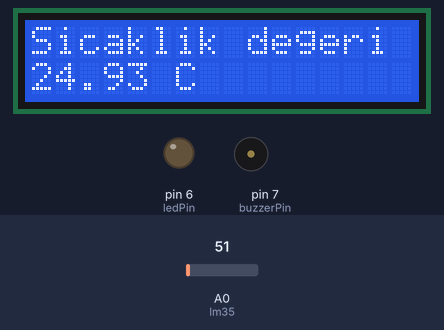
Bench run of a sketch on a simulated Arduino Uno, built with avr-gcc and run on an emulated ATmega328P. Parts: 16×2 character LCD, output pins drawn as LEDs (lit = HIGH), buzzer (waves = sounding, pin HIGH). The inputs (shaded band) are chosen by the test bench; at power-on: A0 (lm35) = 51.

Above: at 1.2 s.
1.3 s: A0 (lm35) set to 54
At 2.8 s:
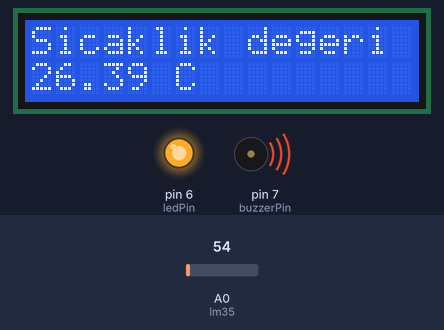
7.3 s: A0 (lm35) set to 61
At 10.5 s:
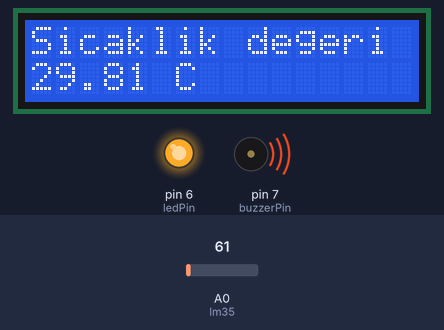
13.3 s: A0 (lm35) set to 71
At 15.0 s:
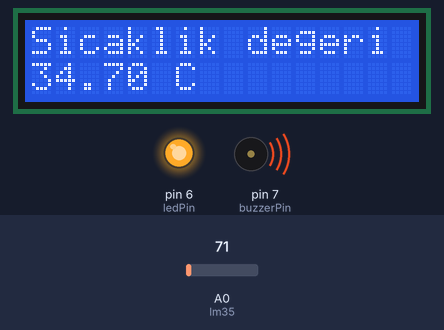
Timing chart, 0 to 23.5 s (numbered marks = the images above; inputs shaded):
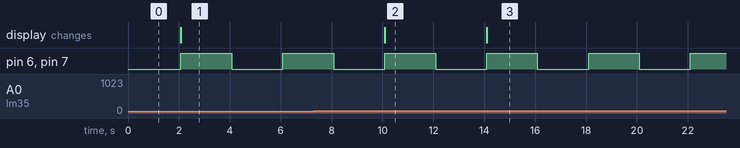

Measured:
- the behaviour switches between 51 and 52 on A0 (lm35) (found by bisection; images 0 and 1)
- after the input at 1.3 s, pin 6 (ledPin), pin 7 (buzzerPin): LOW → HIGH after 0.77 s, → LOW 2.0 s later, → HIGH 2.0 s later; the display: changes after 0.77 s (image 1)
- after the input at 7.3 s, the display: changes after 2.8 s (image 2)
- after the input at 13.3 s, the display: changes after 0.79 s (image 3)

The sketch:

lcd_lm35.ino
```cpp
#include <LiquidCrystal.h>
int ledPin = 6;
int buzzerPin = 7;
int lm35 = A0;
int zaman = 2000;
float lm35deger;
float sicaklikGerilim;
float sicaklik;
int rs = 12, en = 11, d4 = 5, d5 = 4, d6 = 3, d7 = 2;
LiquidCrystal lcd(rs, en, d4, d5, d6, d7);

void setup() {
  pinMode(lm35, INPUT);
  pinMode(6, OUTPUT);
  pinMode(7, OUTPUT);
  lcd.begin(16, 2);

}

void loop() {
  lm35deger = analogRead(A0);
  sicaklikGerilim = (5000.0 / 1023.0) * lm35deger;
  sicaklik = sicaklikGerilim / 10.0;

  lcd.clear();
  lcd.setCursor(0, 0);
  lcd.print("Sicaklik degeri");
  lcd.setCursor(0, 1);
  lcd.print(sicaklik);
  lcd.print(" C");

  if (sicaklik > 25.0) {
    digitalWrite(6, HIGH);
    digitalWrite(7, HIGH);
    delay(zaman);
    digitalWrite(6, LOW);
    digitalWrite(7, LOW);
  }
  else {
    digitalWrite(6, LOW);
    digitalWrite(7, LOW);
  }
delay(zaman);
}
```
